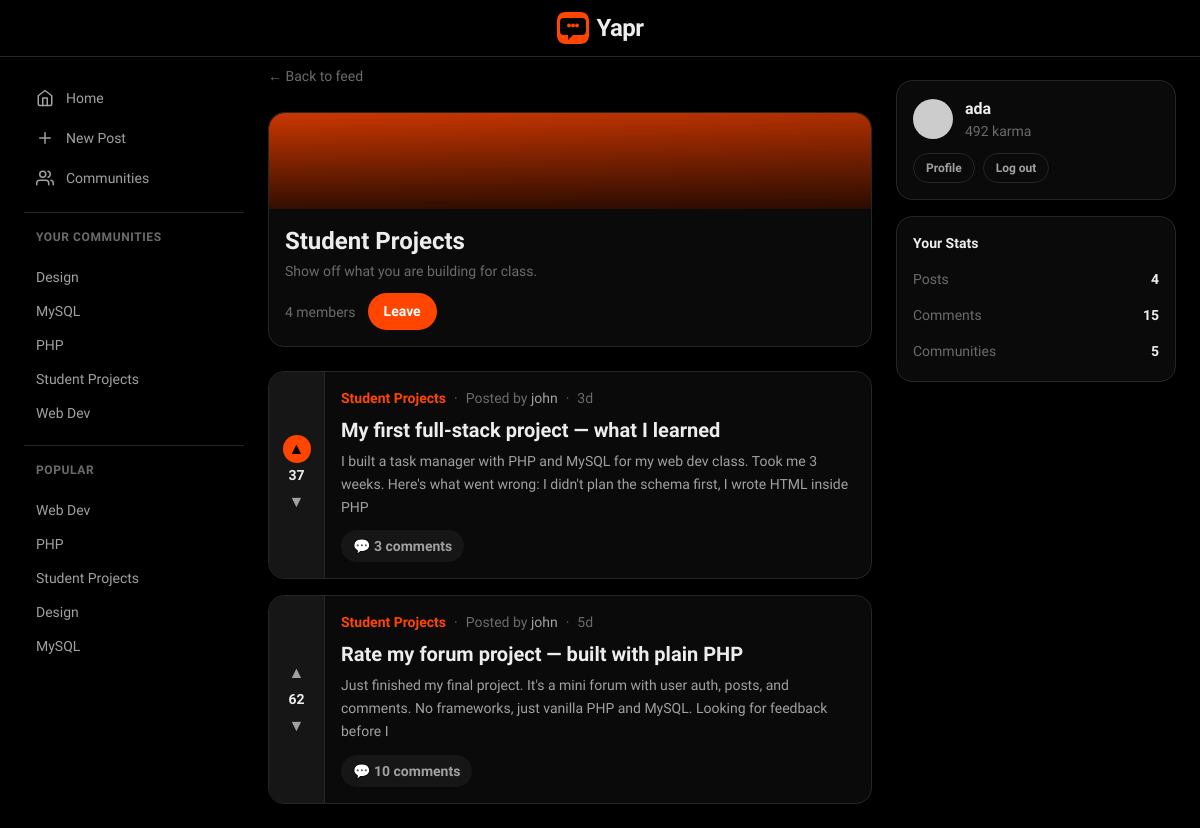
The page /community.php?slug=student-projects (signed in) on the database its author committed.
### tables this page shows
CREATE TABLE communities (
    id              INT UNSIGNED AUTO_INCREMENT PRIMARY KEY,
    name            VARCHAR(50)  NOT NULL,
    slug            VARCHAR(60)  NOT NULL UNIQUE,
    description     TEXT         DEFAULT NULL,
    owner_id        INT UNSIGNED NOT NULL,
    background_url  VARCHAR(255) DEFAULT NULL,
    created_at      TIMESTAMP    NOT NULL DEFAULT CURRENT_TIMESTAMP,
    FOREIGN KEY (owner_id) REFERENCES users(id) ON DELETE CASCADE
);

CREATE TABLE posts (
    id           INT UNSIGNED AUTO_INCREMENT PRIMARY KEY,
    title        VARCHAR(255) NOT NULL,
    body         TEXT         NOT NULL,
    user_id      INT UNSIGNED NOT NULL,
    community_id INT UNSIGNED NOT NULL,
    score        INT          NOT NULL DEFAULT 0,
    created_at   TIMESTAMP    NOT NULL DEFAULT CURRENT_TIMESTAMP,
    updated_at   TIMESTAMP    NOT NULL DEFAULT CURRENT_TIMESTAMP ON UPDATE CURRENT_TIMESTAMP,
    FOREIGN KEY (user_id)      REFERENCES users(id)       ON DELETE CASCADE,
    FOREIGN KEY (community_id) REFERENCES communities(id) ON DELETE CASCADE
);

### api/community.php (the view, shortened to what this page needs)
<?php
require __DIR__ . '/includes/db.php';
require __DIR__ . '/includes/helpers.php';
$userId = intval($_SESSION['user']['id'] ?? 0);
if (isset($_GET['slug'])) {
    $slug = mysqli_real_escape_string($conn, $_GET['slug']);
} else {
    $slug = '';
}
$communityResult = mysqli_query($conn, "
    SELECT c.*, (SELECT COUNT(*) FROM community_members WHERE community_id = c.id) AS members_count
    FROM communities c WHERE c.slug = '$slug'
");
$community = mysqli_fetch_assoc($communityResult);
$currentUserId = intval($_SESSION['user']['id'] ?? 0);
$isMember = $currentUserId
    ? isCommunityMember($conn, $currentUserId, intval($community['id']))
    : false;
$page = isset($_GET['page']) ? intval($_GET['page']) : 1;
$perPage = 10;
$offset = ($page - 1) * $perPage;
$postsResult = mysqli_query($conn, "
    SELECT p.*, u.username AS author_username,
           (SELECT COUNT(*) FROM comments WHERE post_id = p.id) AS comments_count,
           (SELECT v.value FROM votes v
            WHERE v.user_id = $userId AND v.target_id = p.id AND v.target_type = 'post') AS my_vote
    FROM posts p
    JOIN users u ON p.user_id = u.id
    WHERE p.community_id = {$community['id']}
    ORDER BY p.created_at DESC
    LIMIT $offset, $perPage
");
$communityPosts = [];
while ($row = mysqli_fetch_assoc($postsResult)) {
    $row['author'] = ['username' => $row['author_username']];
    $row['community'] = $community['name'];
    $row['community_slug'] = $community['slug'];
    $row['time'] = timeAgo($row['created_at']);
    $row['author_id'] = $row['user_id'];
    $communityPosts[] = $row;
}
require __DIR__ . '/includes/header.php';
?>
<div class="space-y-6">
  <a href="index.php" class="text-sm text-ink-faint transition hover:text-pop">← Back to feed</a>
  <div class="card animate-fade-in-up overflow-hidden">
    <div aria-hidden="true" class="relative h-24 overflow-hidden rounded-t-2xl bg-night">
      <div aria-hidden="true" class="absolute inset-0 animate-gradient-pan bg-[length:200%_200%] bg-gradient-to-r from-pop via-pop-dark to-ink"></div>
      <div aria-hidden="true" class="absolute inset-0 bg-gradient-to-t from-night/80 to-night/20"></div>
    </div>
    <div class="p-4">
      <h1 class="font-display text-2xl font-bold text-ink"><?= escapeHtml($community['name']) ?></h1>
      <p class="mt-1 text-sm text-ink-faint"><?= escapeHtml($community['description']) ?></p>
      <div class="mt-3 flex items-center gap-3">
        <span class="text-sm text-ink-faint"><?= escapeHtml($community['members_count']) ?> members</span>
        <?php if (isset($_SESSION['user'])): ?>
        <form action="join-community-handler.php" method="post" class="inline">
          <button type="submit" class="btn-pop"><?= $isMember ? 'Leave' : 'Join' ?></button>
        </form>
        <?php else: ?>
          <a href="login.php" class="btn-pop">Join</a>
        <?php endif; ?>
      </div>
    </div>
  </div>
  <section class="space-y-4">
    <?php foreach ($communityPosts as $post): ?>
      <?= postCardHtml($post) ?>
    <?php endforeach; ?>
  </section>
</div>
<?php require __DIR__ . '/includes/footer.php'; ?>

### api/includes/helpers.php (shortened to what this page needs)
<?php
function timeAgo(string $datetime): string {
    $timestamp = strtotime($datetime);
    $diff = time() - $timestamp;
    if ($diff < 604800) {
        return floor($diff / 86400) . 'd';
    }
    return date('M j', $timestamp);
}
function escapeHtml($value): string {
    return htmlspecialchars((string) $value, ENT_QUOTES, 'UTF-8');
}
function avatarHtml(array $user, int $size = 10): string {
    $username = $user['username'] ?? 'guest';
    $px = $size * 4;
    $avatarUrl = $user['avatar_url'] ?? '';
    $result = '<img src="' . escapeHtml($avatarUrl) . '" alt="' . escapeHtml($username) . '"';
    $result .= ' width="' . $px . '" height="' . $px . '" class="rounded-full" loading="lazy">';
    return $result;
}
function postCardHtml(array $post): string {
    $author = $post['author']['username'] ?? 'unknown';
    $community = escapeHtml($post['community'] ?? '');
    $slug = escapeHtml($post['community_slug'] ?? '');
    $title = escapeHtml($post['title'] ?? '');
    $excerpt = escapeHtml(mb_substr($post['body'] ?? '', 0, 160));
    $score = escapeHtml($post['score'] ?? 0);
    $comments = escapeHtml($post['comments_count'] ?? 0);
    $time = escapeHtml($post['time'] ?? '');
    $id = intval($post['id'] ?? 0);
    $myVote = intval($post['my_vote'] ?? 0);
    $upClass   = 'vote-btn is-up' . ($myVote === 1 ? ' is-active' : '');
    $downClass = 'vote-btn is-down' . ($myVote === -1 ? ' is-active' : '');
    $voteSection = <<<HTML
        <form class="vote-rail order-last lg:order-first" action="vote-handler.php" method="post">
          <input type="hidden" name="target_id" value="{$id}">
          <input type="hidden" name="target_type" value="post">
          <button type="submit" name="vote" value="1" class="{$upClass}" aria-label="Upvote">▲</button>
          <span class="vote-score">{$score}</span>
          <button type="submit" name="vote" value="-1" class="{$downClass}" aria-label="Downvote">▼</button>
          <a href="post.php?id={$id}" class="lg:hidden ml-auto flex items-center gap-1 text-sm text-ink-faint">💬 {$comments}</a>
        </form>
HTML;
    if ($community !== '') {
        $communityLink = '<a href="community.php?slug=' . $slug . '"'
            . ' class="font-display font-semibold text-pop transition hover:underline">'
            . $community . '</a>';
    } else {
        $communityLink = '';
    }
    return <<<HTML
      <article class="card flex flex-col lg:flex-row overflow-hidden">
        {$voteSection}
        <div class="min-w-0 flex-1 p-4">
          <div class="mb-2 flex flex-wrap items-center gap-2 text-sm text-ink-faint">
            {$communityLink}
            <span>·</span>
            <span>Posted by <span class="font-medium text-ink-soft">{$author}</span></span>
            <span>·</span>
            <span>{$time}</span>
          </div>
          <a href="post.php?id={$id}" class="block group">
            <h2 class="font-display text-lg lg:text-xl font-semibold leading-snug text-ink transition group-hover:text-pop">{$title}</h2>
            <p class="mt-1.5 line-clamp-2 lg:line-clamp-3 text-sm leading-relaxed text-ink-soft">{$excerpt}</p>
          </a>
          <div class="mt-3 hidden lg:flex items-center gap-3 text-sm text-ink-faint">
            <a href="post.php?id={$id}" class="pill bg-night-raised text-ink-soft transition hover:bg-pop hover:text-white">💬 {$comments} comments</a>
          </div>
        </div>
      </article>
HTML;
}
function isCommunityMember($conn, int $userId, int $communityId): bool {
    $res = mysqli_query($conn,
        "SELECT 1 FROM community_members
         WHERE user_id = $userId AND community_id = $communityId LIMIT 1");
    return mysqli_num_rows($res) > 0;
}

### public/css/polish.css (style rules this page uses)
html { background: #000; }

### api/includes/header.php (style rules this page uses)
:root { --ease-out: cubic-bezier(0.23, 1, 0.32, 1); }
body { background: #000000; -webkit-font-smoothing: antialiased; -moz-osx-font-smoothing: grayscale; }
.card { position: relative; border-radius: 1rem; border: 1px solid #262626; background: #0a0a0a; color: #ededed; transition: transform 200ms var(--ease-out), border-color 200ms var(--ease-out), box-shadow 200ms var(--ease-out); }
.pill { display: inline-flex; align-items: center; justify-content: center; gap: 0.375rem; border-radius: 9999px; padding: 0.375rem 0.75rem; font-size: 0.875rem; font-weight: 600; transition: transform 150ms var(--ease-out), background 150ms var(--ease-out), color 150ms var(--ease-out); }
.btn-primary, .btn-pop { display: inline-flex; align-items: center; justify-content: center; border-radius: 9999px; padding: 0.5rem 1rem; font-size: 0.875rem; font-weight: 600; transition: transform 150ms var(--ease-out), background 150ms var(--ease-out), color 150ms var(--ease-out); }
.btn-pop { background: #ff4500; color: #fff; }
.vote-rail { display: flex; width: 3.5rem; flex-shrink: 0; flex-direction: column; align-items: center; justify-content: center; gap: 0.125rem; border-top-left-radius: 1rem; border-bottom-left-radius: 1rem; border-right: 1px solid #262626; background: #161616; padding: 0.75rem 0; color: #a1a1a1; }
.vote-btn { display: flex; height: 1.75rem; width: 1.75rem; align-items: center; justify-content: center; border-radius: 9999px; font-size: 1rem; line-height: 1; transition: transform 150ms var(--ease-out), background 150ms var(--ease-out), color 150ms var(--ease-out); }
.vote-btn.is-up.is-active { background: #ff4500; color: #000; }
.vote-score { font-family: "Bricolage Grotesque", system-ui, sans-serif; font-size: 0.875rem; font-weight: 700; font-variant-numeric: tabular-nums; color: #ededed; }

### rows shown on the page
communities: name "Student Projects", description "Show off what you are building for class."
posts: score "37", community "Student Projects", time "3d", title "My first full-stack project — what I learned", body "I built a task manager with PHP and MySQL for my web dev class. Took me 3 weeks. Here's what went wrong: I didn't plan the schema first, I wrote HTML inside PHP", comments "3"
posts: score "62", community "Student Projects", time "5d", title "Rate my forum project — built with plain PHP", body "Just finished my final project. It's a mini forum with user auth, posts, and comments. No frameworks, just vanilla PHP and MySQL. Looking for feedback before I", comments "10"

### other values the page prints
escapeHtml($c['name']) "Design"
escapeHtml($c['name']) "MySQL"
escapeHtml($c['name']) "PHP"
escapeHtml($c['name']) "Student Projects"
escapeHtml($c['name']) "Web Dev"
escapeHtml($pop['name']) "Web Dev"
escapeHtml($pop['name']) "PHP"
escapeHtml($pop['name']) "Student Projects"
escapeHtml($pop['name']) "Design"
escapeHtml($pop['name']) "MySQL"
escapeHtml($community['members_count']) "4"
escapeHtml($_SESSION['user']['username']) "ada"
$karma "492"
$userPosts "4"
$userComments "15"
